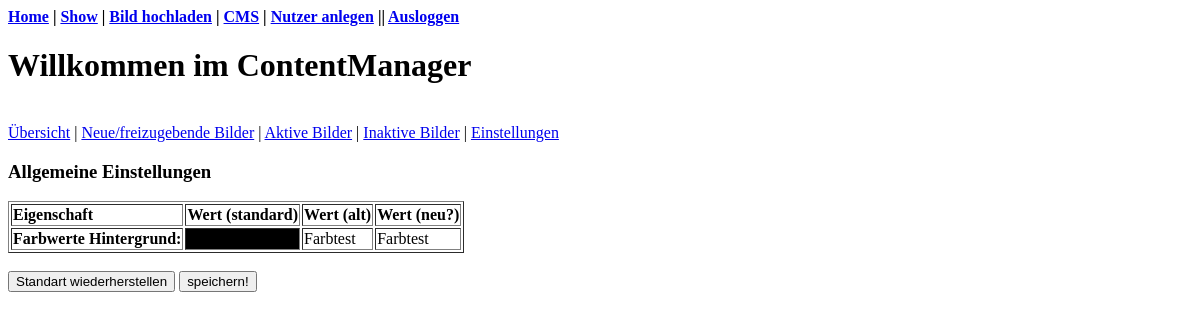
The page /cms_pref.php (signed in) on the database as committed earlier.
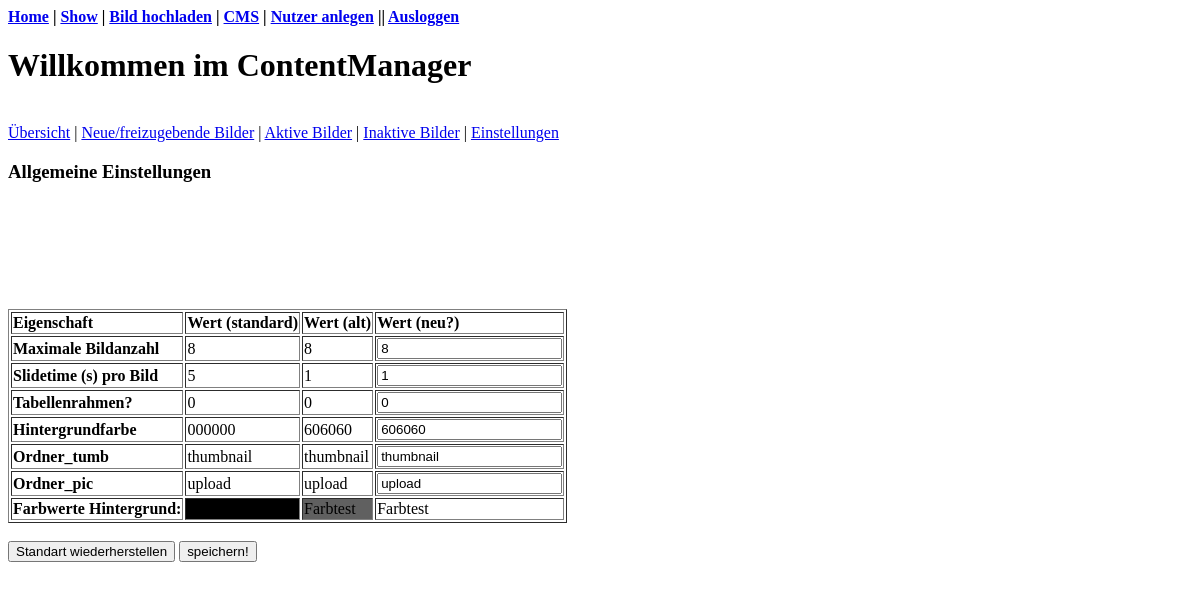
The same page on the database as committed later.
### tables this page shows
CREATE TABLE "preferences" (
	`lfdnr`	INTEGER PRIMARY KEY AUTOINCREMENT,
	`con`	TEXT NOT NULL,
	`value`	TEXT NOT NULL,
	`value_s`	TEXT NOT NULL
);

### cms_pref.php (the view, shortened to what this page needs)
<?php
include("header.php");
include("cms_links.php");
echo" <form action='cms_pref.php' method='post' enctype='multipart/form-data'>";
$db = new SQLite3('db/infosaeule.sqlite');
 if(!$db)die($db->lastErrorMsg());
 else{
    $results = $db->query("SELECT lfdnr,con,value,value_s from preferences");
if($results)
  {
  echo "<b><h3>Allgemeine Einstellungen</h3></b>";
  echo "<table border='1'>";
  echo "<tr><td><b>Eigenschaft </b></td>";
  echo "<td><b>Wert (standard) </b></td>";
  echo "<td><b>Wert (alt) </b></td>";
  echo "<td><b>Wert (neu?) </b></td></tr>";
        while ($row = $results->fetchArray() )
         {
                 if ($row['lfdnr']=='4') $bgc=$row['value'];
                 echo "<tr><td><b>".$row['con']."</b></td>";
                 echo "<td>".$row['value_s']."</td>";
                 echo "<td>".$row['value']."</td>";
                 echo "<td><input type='input' value='".$row['value']."' name='".$row['lfdnr']."' ></td>";
                 echo "</tr><br>";
         }
         echo "<tr><td><b>Farbwerte Hintergrund:</b></td>";
         echo "<td bgcolor='000000'>Farbtest</td>";
         echo "<td bgcolor='".$bgc."'>Farbtest</td>";
         echo "<td bgcolor='ffffff'>Farbtest</td></tr>";
  echo "</table>";
  }
}
?>
 <br>
 <input type="submit" value="Standart wiederherstellen" name='standard' >
 <input type="submit" value="speichern!" name='speichern'>
</form>

Rows that differ between the two databases and show on the page:
added preferences: con "Maximale Bildanzahl", value_s "8", value "8"
added preferences: con "Slidetime (s) pro Bild", value_s "5", value "1"
added preferences: con "Tabellenrahmen?", value_s "0", value "0"
added preferences: con "Hintergrundfarbe", value_s "000000", value "606060"
added preferences: con "Ordner_tumb", value_s "thumbnail", value "thumbnail"
added preferences: con "Ordner_pic", value_s "upload", value "upload"
